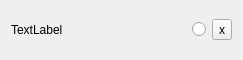
<?xml version="1.0" encoding="UTF-8"?>
<ui version="4.0">
 <class>ItemDisplay</class>
 <widget class="QWidget" name="ItemDisplay">
  <property name="geometry">
   <rect>
    <x>0</x>
    <y>0</y>
    <width>243</width>
    <height>60</height>
   </rect>
  </property>
  <property name="windowTitle">
   <string>Form</string>
  </property>
  <layout class="QHBoxLayout" name="horizontalLayout">
   <item>
    <widget class="QLabel" name="label">
     <property name="text">
      <string>TextLabel</string>
     </property>
    </widget>
   </item>
   <item>
    <spacer name="horizontalSpacer">
     <property name="orientation">
      <enum>Qt::Horizontal</enum>
     </property>
     <property name="sizeHint" stdset="0">
      <size>
       <width>40</width>
       <height>20</height>
      </size>
     </property>
    </spacer>
   </item>
   <item>
    <widget class="QRadioButton" name="wskaznikPozytyw">
     <property name="text">
      <string/>
     </property>
    </widget>
   </item>
   <item>
    <widget class="QToolButton" name="removeButton">
     <property name="text">
      <string>x</string>
     </property>
    </widget>
   </item>
  </layout>
 </widget>
 <resources/>
 <connections/>
</ui>
